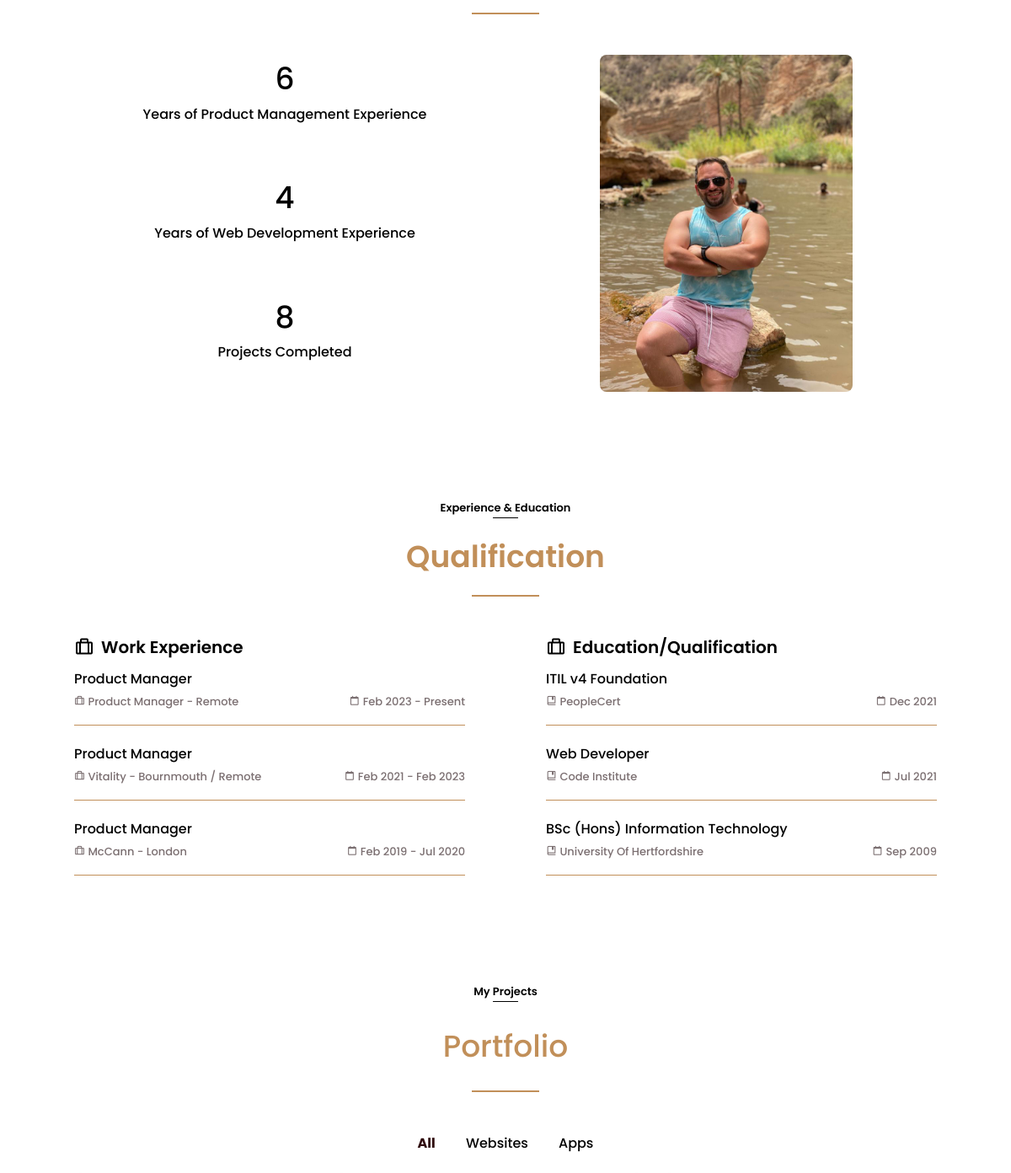
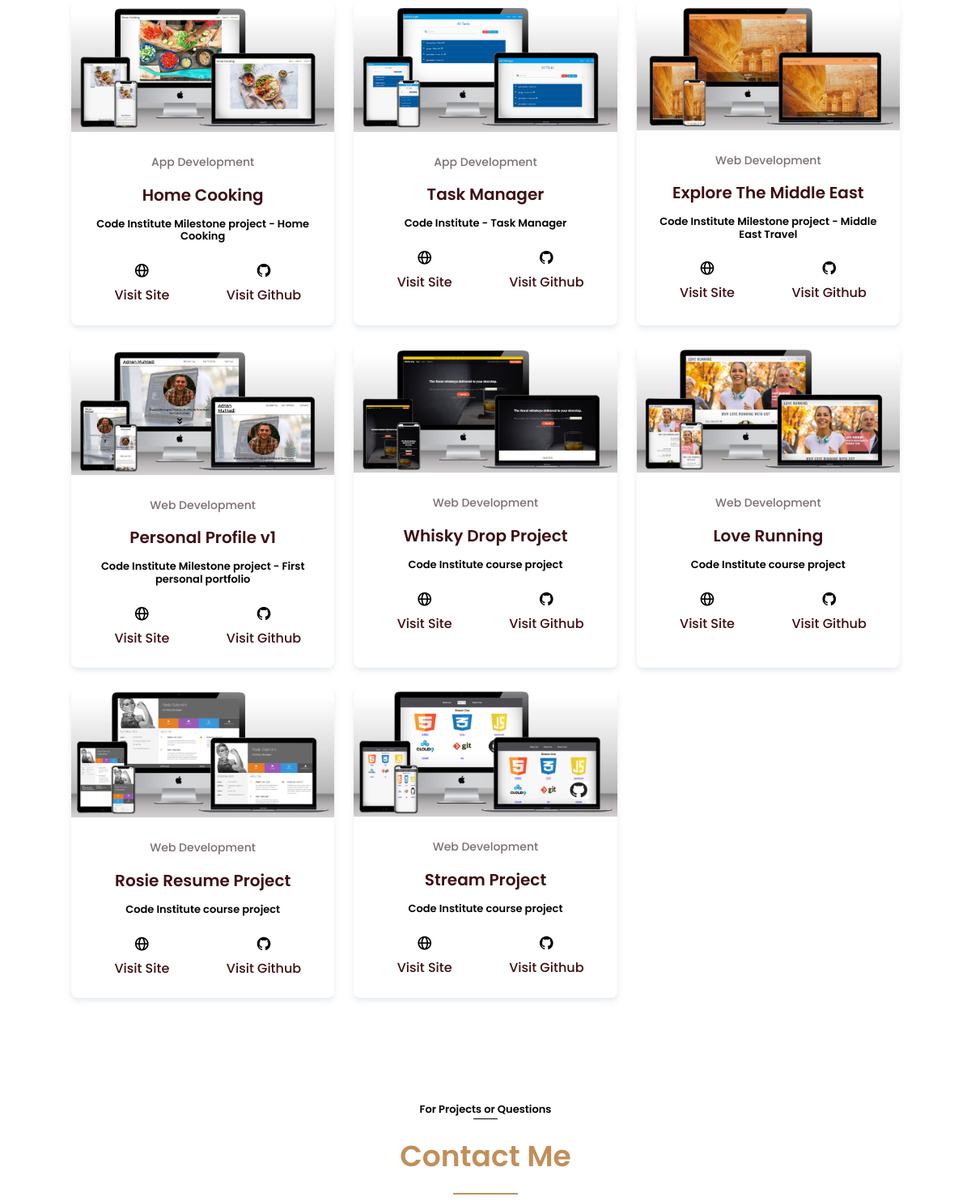
The app's page / (middle part), older data (2 pictures, top to bottom).
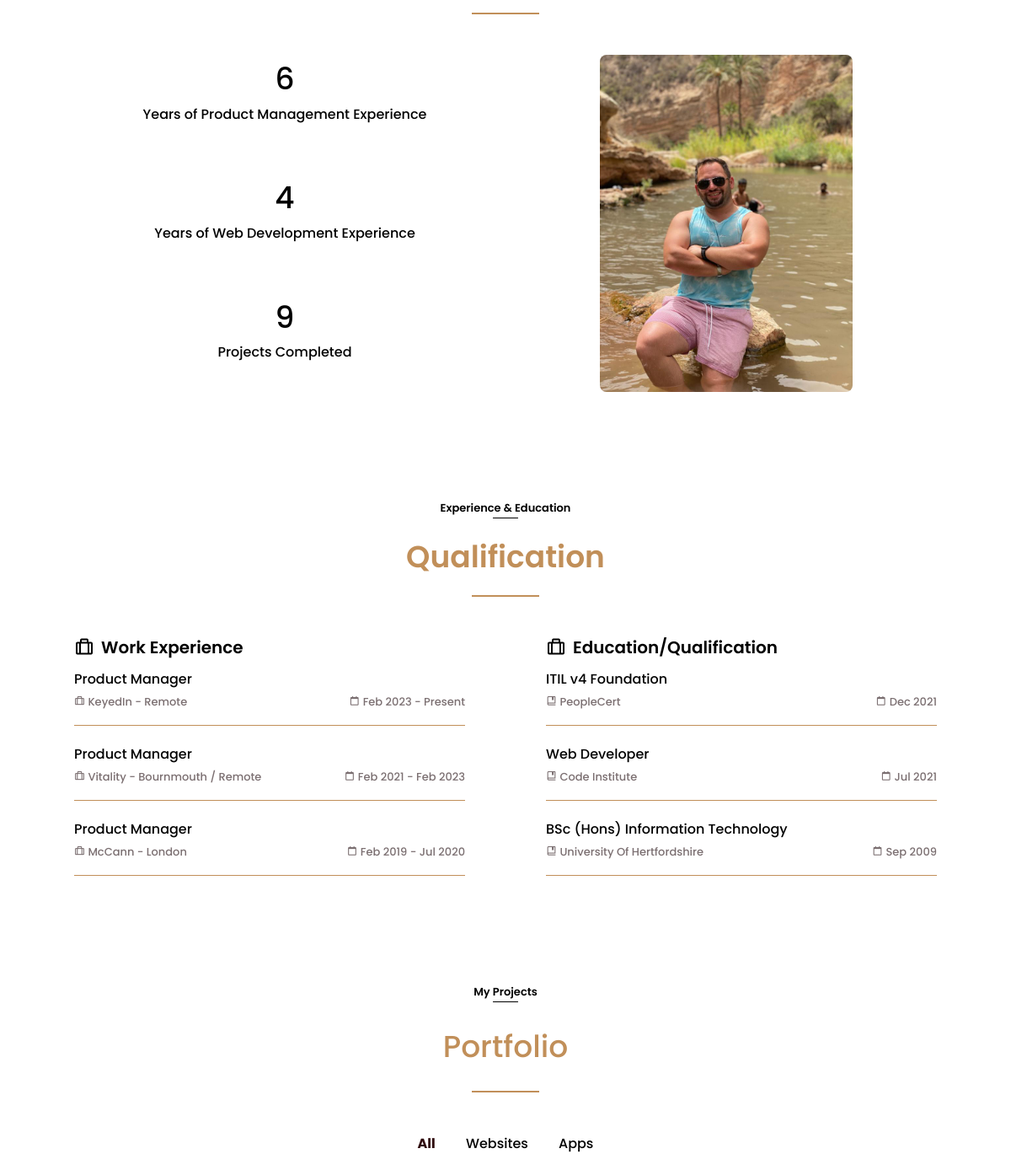
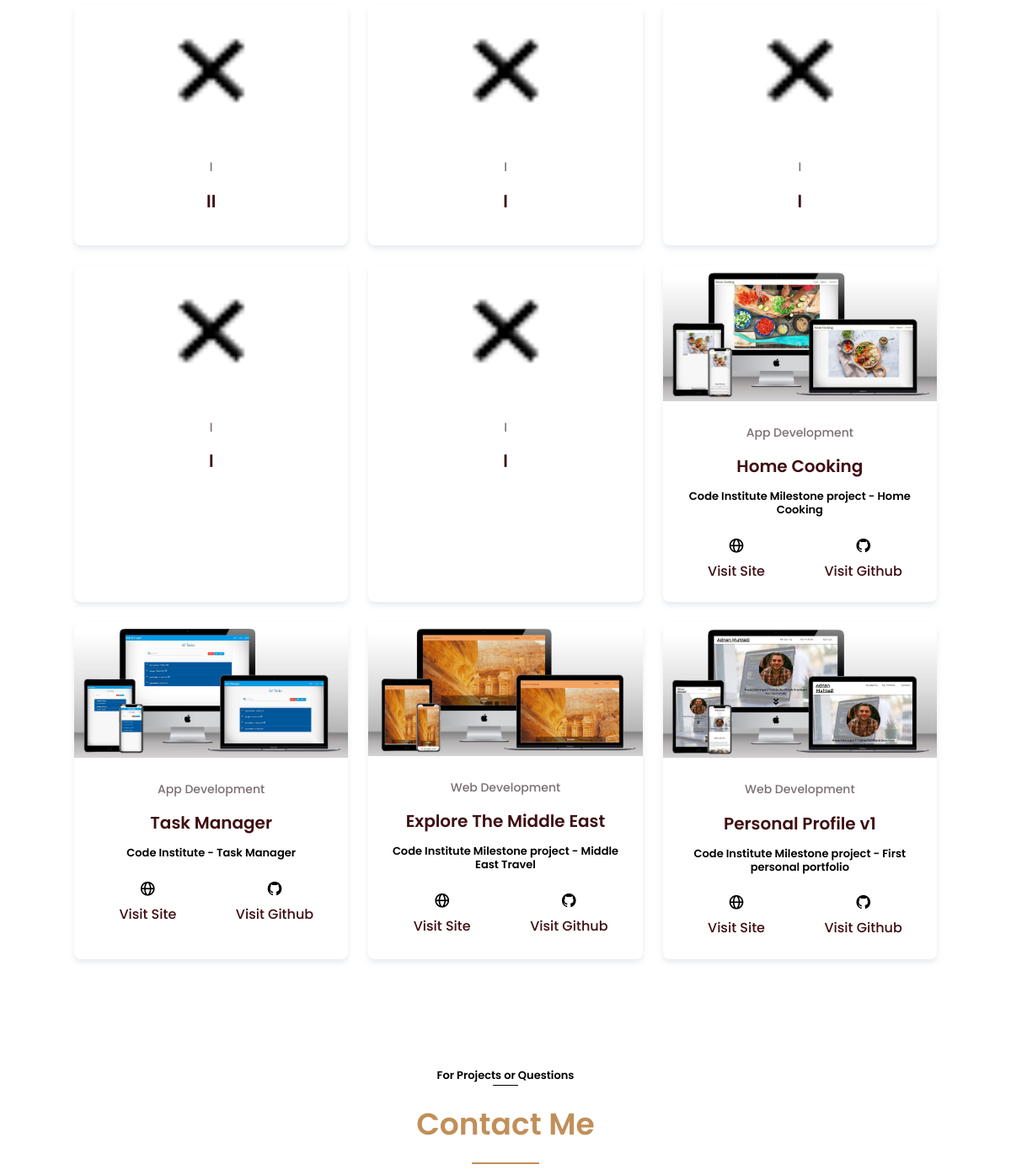
The same page, newer data (2 pictures, top to bottom).
### portfolio/models.py (models this page shows, shortened)
class AboutPicture(models.Model):
    title = models.CharField(max_length=100)
    image = models.ImageField(upload_to='images/myself')

class Experience(models.Model):
    title = models.CharField(max_length=100)
    company = models.CharField(max_length=100)
    location = models.CharField(max_length=200)
    description = models.TextField(blank=True)
    start_date = models.DateField()
    present = models.BooleanField(default=False)
    finished_date = models.DateField(blank=True, null=True)
    website_url = models.URLField(blank=True)

class Qualification(models.Model):
    title = models.CharField(max_length=100)
    from_where = models.CharField(max_length=200)
    description = models.TextField(blank=True)
    completed_date = models.DateField(default=timezone.now)
    website_url = models.URLField(blank=True)

class Project(models.Model):
    title = models.CharField(max_length=100)
    description = models.CharField(blank=True, max_length=200)
    meta_type = models.CharField(
        max_length=100, choices=m_type, default='web')
    type = models.CharField(
        max_length=100, choices=full_type, default='web development')
    image = models.ImageField(upload_to='images/work', null=True, blank=True)
    website_url = models.URLField(blank=True)
    github_url = models.URLField(blank=True)
    date_added = models.DateField(default=timezone.now)

### portfolio/views.py (the view)
# urls.py: 2. Add a URL to urlpatterns:  path('', views.home, name='home')
def home(request):
    projects = Project.objects.all().order_by('-date_added')[:9]
    qualifications = Qualification.objects.all().order_by(
        '-completed_date')[:3]
    experiences = Experience.objects.all().order_by('-start_date')[:3]
    mainpictures = MainPicture.objects.all()
    aboutpictures = AboutPicture.objects.all()
    mycvs = MyCV.objects.all()
    context = {
        'qualifications': qualifications,
        'projects': projects,
        'experiences': experiences,
        'mainpictures': mainpictures,
        'aboutpictures': aboutpictures,
        'mycvs': mycvs,
    }
    return render(request, 'portfolio/home.html', context)

### portfolio/templates/portfolio/home.html (shortened to what the changed rows need)
{% extends "base.html" %}
{% load static %}
{% block content %}
<section class="about section bd-container " id="about">
    <div class="about_container bd-grid">
        <div class="about_data bd-grid">
            <div data-aos="zoom-in">
            </div>
            <div data-aos="zoom-in">
            </div>
            <div data-aos="zoom-in">
                <span class="about_number">{{ projects.count }}</span>
                <span class="about_achievement">Project{{ projects.count|pluralize }} Completed</span>
            </div>
        </div>
        {% for aboutpicture in aboutpictures %}
        <img src="{{ aboutpicture.image.url }}" class="about_img" data-aos="fade-up">
        {% endfor %}
    </div>
</section>
<section class="qualification section bd-container">
    <div data-aos="zoom-in">
        <h2 class="section-title">Qualification</h2>
    </div>
    <div class="qualification_container bd-grid">
        <div class="qualification_content">
            <h2 class="qualification_title" data-aos="fade-up">
                <i class="bx bx-briefcase-alt qualification_title-icon"></i>
                Work Experience
            </h2>
            <div class="bd-grid">
                {% for experience in experiences %}
                <div class="qualification_data" data-aos="fade-up">
                    <h3 class="qualification_area">{{ experience.title }}</h3>
                    <div class="qualification_box">
                        <span class="qualification_work">
                            <i class="bx bx-briefcase-alt qualification_icon"></i>
                            {{ experience.company }} - {{ experience.location }}
                        </span>
                        <span class="qualification_work">
                            <i class="bx bx-calendar-alt qualification_icon"></i>
                            {{ experience.start_date|date:'M Y' }}
                            {% if experience.finished_date %}
                            - {{ experience.finished_date|date:'M Y' }}
                            {% else %}
                            - Present
                            {% endif %}
                        </span>
                    </div>
                </div>
                {% endfor %}
            </div>
        </div>
        <div class="qualification_content">
            <h2 class="qualification_title" data-aos="fade-up">
                <i class="bx bx-briefcase-alt qualification_title-icon"></i>
                Education/Qualification
            </h2>
            <div class="bd-grid">
                {% for qualification in qualifications %}
                <div class="qualification_data" data-aos="fade-up">
                    <h3 class="qualification_area">{{ qualification.title }}</h3>
                    <div class="qualification_box">
                        <span class="qualification_work">
                            <i class="bx bx-book-bookmark qualification_icon"></i>
                            {{ qualification.from_where }}
                        </span>
                        <span class="qualification_work">
                            <i class="bx bx-calendar-alt qualification_icon"></i>
                            {{ qualification.completed_date|date:'M Y' }}
                        </span>
                    </div>
                </div>
                {% endfor %}
            </div>
        </div>
    </div>
</section>
<section class="portfolio section bd-container" id="portfolio" data-aos="fade-up">
    <div class="portfolio_container bd-grid">
        {% for project in projects %}
        <div class="portfolio_content text-center mix {{ project.meta_type }}" data-aos="zoom-in">
            {% if project.image %}
            <a href="{{ project.website_url }}" target="_blank"><img src="{{ project.image.url }}" alt=""
                    class="portfolio_img"></a>
            {% else %}
            <a href="{{ project.website_url }}"><img src="{{ MEDIA_URL }}images/work/default.png" width="100"
                    height="300" alt="" class="portfolio_img_default"></a>
            {% endif %}
            <div class="portfolio_data">
                <span class="portfolio_subtitle">{{ project.type }}</span>
                <a href="{{ project.website_url }}" target="_blank">
                    <h2 class="portfolio_title">{{ project.title }}</h2>
                </a>
                <h3 class="portfolio_description">{{ project.description }}</h3>
                <div class="col-12">
                    <div class="row">
                        {% if project.website_url %}
                        <div class="col">
                            <i class="bx bx-globe contact_title"></i>
                            <br>
                            <a href="{{ project.website_url }}" target="_blank" class="button button-link">Visit
                                Site</a>
                        </div>
                        {% endif %}
                        {% if project.github_url %}
                        <div class="col">
                            <i class="bx bxl-github contact_title"></i>
                            <br>
                            <a href="{{ project.github_url }}" target="_blank" class="button button-link">Visit
                                Github</a>
                        </div>
                        {% endif %}
                    </div>
                </div>
            </div>
        </div>
        {% endfor %}
    </div>
</section>
<section class="contact section bd-container" id="contact" data-aos="fade-up">
    <div data-aos="zoom-in">
        <h2 class="section-title" data-aos="zoom-in">Contact Me</h2>
    </div>
</section>
{% endblock %}

Row changes from the older to the newer data that the page shows:
no longer on this page (row unchanged): Project: image (picture), type "Web Development", title "Whisky Drop Project", description "Code Institute course project"
no longer on this page (row unchanged): Project: image (picture), type "Web Development", title "Love Running", description "Code Institute course project"
no longer on this page (row unchanged): Project: image (picture), type "Web Development", title "Rosie Resume Project", description "Code Institute course project"
no longer on this page (row unchanged): Project: image (picture), type "Web Development", title "Stream Project", description "Code Institute course project"
changed Experience "Remote": company "Product Manager" → "KeyedIn"
added Project: type "l", title "ll"
added Project: type "l", title "l"
added Project: type "l", title "l"
added Project: type "l", title "l"
added Project: type "l", title "l"
Text that changed along with them:
{{ projects.count }}: "8" → "9"
